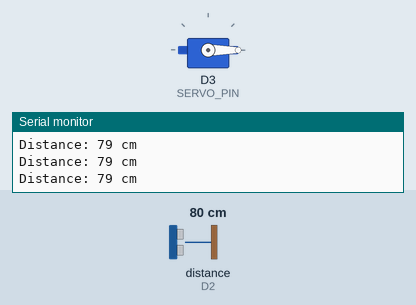
Simulated run of this sketch. Board: ESP8266 (NodeMCU). Shown: servo, the last lines printed to the serial monitor. Wiring (inferred from the names in the program): ultrasonic range finder: trigger D1; echo D2. The inputs (shaded band) are chosen by the test bench; at power-on: distance to the obstacle (sensor on D2) 80 cm. The echo pulse lasts 58.3 µs per cm.

Above: at 1.2 s.
1.3 s: distance to the obstacle (sensor on D2) set to 23 cm
2.8 s: distance to the obstacle (sensor on D2) set to 20 cm
At 3.8 s:
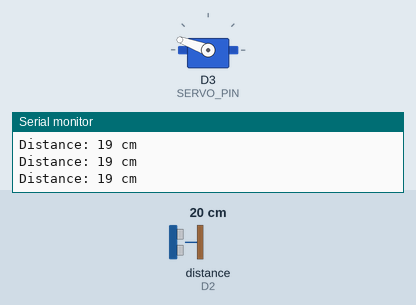
4.3 s: distance to the obstacle (sensor on D2) set to 35 cm
At 5.6 s:
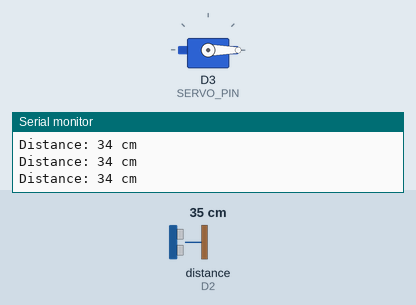
5.9 s: distance to the obstacle (sensor on D2) set to 2 cm
At 7.5 s:
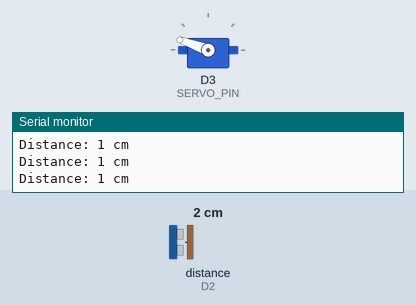
Timing chart, 0 to 8.5 s (numbered marks = the images above; inputs shaded):
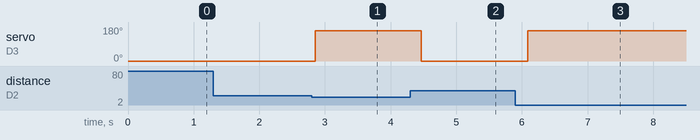

The sketch:

323pro.ino
```cpp
#include <Servo.h>

#define TRIG_PIN D1 // Define the TRIG pin for the ultrasonic sensor
#define ECHO_PIN D2 // Define the ECHO pin for the ultrasonic sensor
#define SERVO_PIN D3 // Define the servo pin

Servo trashLid; // Create a Servo object

const int openAngle = 160;   // Angle to open the trash can lid
const int closeAngle = 0;   // Angle to close the trash can lid
const int detectionDistance = 20; // Distance in cm to detect a person

void setup() {
  pinMode(TRIG_PIN, OUTPUT);
  pinMode(ECHO_PIN, INPUT);
  trashLid.attach(SERVO_PIN);
  trashLid.write(closeAngle); // Start with the lid closed
  Serial.begin(9600);         // Start serial communication for debugging
}

void loop() {
  long duration, distance;

  // Send a 10us pulse to trigger the ultrasonic sensor
  digitalWrite(TRIG_PIN, LOW);
  delayMicroseconds(2);
  digitalWrite(TRIG_PIN, HIGH);
  delayMicroseconds(10);
  digitalWrite(TRIG_PIN, LOW);

  // Measure the time for the echo to return
  duration = pulseIn(ECHO_PIN, HIGH);

  // Calculate the distance in cm
  distance = duration * 0.034 / 2;

  Serial.print("Distance: ");
  Serial.print(distance);
  Serial.println(" cm");

  // Open the lid if a person is detected within the detection distance
  if (distance > 0 && distance <= detectionDistance) {
    trashLid.write(openAngle);
  } else {
    trashLid.write(closeAngle);
  }

  delay(200); // Add a small delay to avoid rapid triggering
}
```

Measured:
- the behaviour switches between 22 and 21 cm on distance to the obstacle (sensor on D2) (found by bisection; images 0 and 1)
- after the input at 2.8 s, servo on D3 (SERVO_PIN): 0° → 160° after 0.05 s
- after the input at 4.3 s, servo on D3 (SERVO_PIN): 160° → 0° after 0.17 s
- after the input at 5.9 s, servo on D3 (SERVO_PIN): 0° → 160° after 0.19 s
